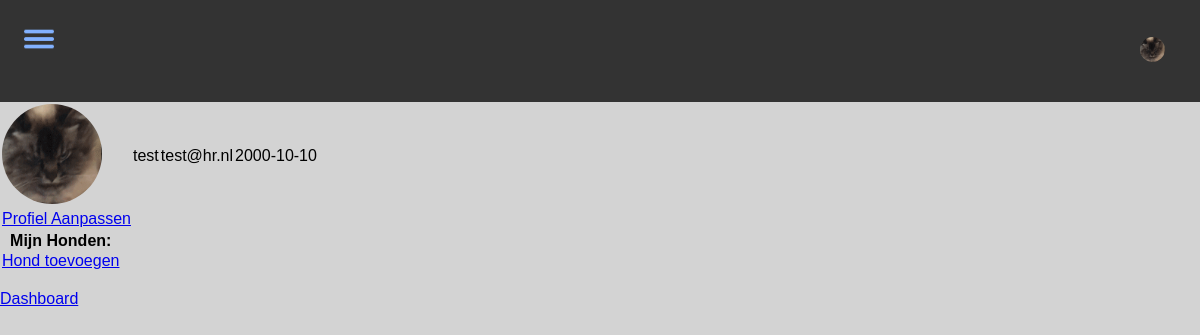
The page /user/profile (signed in) on the database its author committed.
### tables this page shows
CREATE TABLE "user" (
	"ID"	INTEGER,
	"name"	TEXT,
	"email"	TEXT,
	"birthday"	TEXT,
	"profilepic"	TEXT,
	"password"	TEXT,
	PRIMARY KEY("ID" AUTOINCREMENT)
);

### app.py (the view)
@app.route("/user/profile")
def profile():
    return userController.user.profile()

### controllers/userController.py (called while the page is built)
    def profile():
        if session.get('loggedin') == True:
            userData = dataHandler.selectUserData()
            dogData = dogDataHandler.selectUserDogs()
            return render_template("profile.html", userData = userData, dogs = dogData)
        else:
            return redirect("/login")

### handlers/dogDataHandler.py (called while the page is built)
    def selectUserDogs():
        sqlConnection = sqlite3.connect(DATABASE)
        cursor = sqlConnection.cursor()
        dogSelect = """SELECT * FROM dog WHERE userID = ?"""
        cursor.execute(dogSelect, (session['id'], ))
        selectedDogData = cursor.fetchall()
        cursor.close()
        print(selectedDogData)
        sqlConnection.close()
        return selectedDogData

### handlers/userDataHandler.py (called while the page is built)
    def selectUserData():
        sqlConnection = sqlite3.connect(DATABASE)
        cursor = sqlConnection.cursor()
        userSelect = """SELECT * FROM user WHERE id = ?"""
        cursor.execute(userSelect, (session['id'], ))
        selectedUserData = cursor.fetchone()
        cursor.close()
        userData = {
            'profilepic' : selectedUserData[4],
            'name' : selectedUserData[1],
            'email' : selectedUserData[2],
            'birthday' : selectedUserData[3],
            'password' : selectedUserData[5]
        }
        sqlConnection.close()
        return userData

### templates/profile.html (shortened to what this page needs)
{% include 'navbar.html' %}
{% block content %}
    <body>
        <table class="profile">
            <tr>
                <td><img src="/static/user/{{ userData.profilepic }}" alt="user image"></td>
                <td>{{ userData.name }}</td>
                <td>{{ userData.email }}</td>
                <td>{{ userData.birthday }}</td>
            </tr>
            <tr>
                <td><a href="{{ url_for('editUserProfile') }}">Profiel Aanpassen</a></td>
            </tr>
        </table>
        <table>
            <tr>
                <th>Mijn Honden:</th>
            </tr>
            <tr>
                <td><a href="{{ url_for('addDog') }}">Hond toevoegen</a></td>
            </tr>
        </table>
        <br>
        <a href="{{ url_for('dashboard') }}">Dashboard</a>
    </body>
{% endblock %}

### static/styles/mobile.css (style rules this page uses)
* { margin: 0; padding: 0; font-family: Arial, Helvetica, sans-serif; }
body { background-color: lightgray; }

### templates/profile.html (style rules this page uses)
table td img { width: 100px; height: 100px; border-radius: 50%; }

### rows shown on the page
user: profilepic (picture), name "test", email "test@hr.nl", birthday "2000-10-10"
